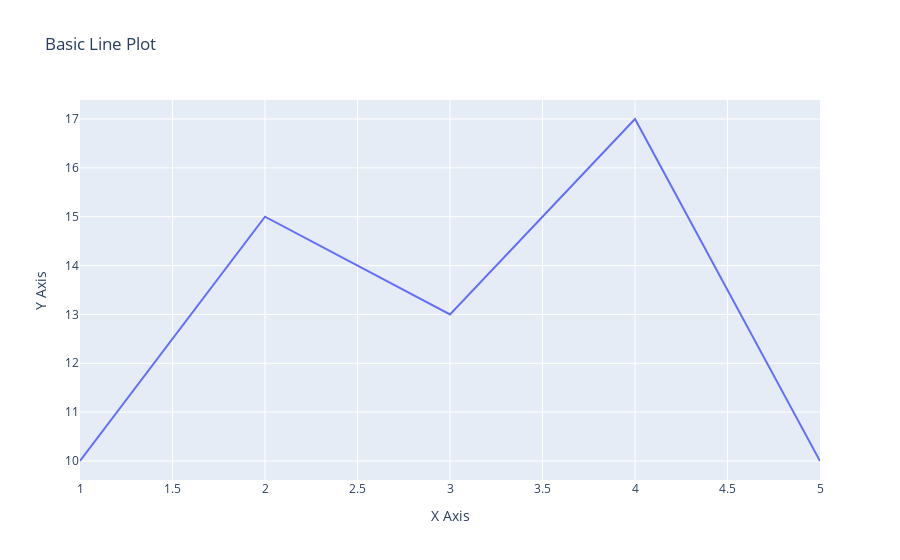

Write notebook code for a chart like this one.
### Markdown cell above
# Create Basic Plot
Use Plotly to create a basic line plot.

### Code cell
import plotly.graph_objs as go
import plotly.express as px

# Create a basic line plot using Plotly
x = [1, 2, 3, 4, 5]
y = [10, 15, 13, 17, 10]

# Create a figure
fig = go.Figure()

# Add a trace
fig.add_trace(go.Scatter(x=x, y=y, mode='lines', name='Line Plot'))

# Update layout
fig.update_layout(title='Basic Line Plot',
                  xaxis_title='X Axis',
                  yaxis_title='Y Axis')

# Show the plot
fig.show()

### Figure 1 — Plotly figure (JSON) as saved in the notebook; plotly's stock layout.template omitted (floating-point values rounded to 4 significant figures)
{"data": [{"mode": "lines", "name": "Line Plot", "type": "scatter", "x": [1, 2, 3, 4, 5], "y": [10, 15, 13, 17, 10]}], "layout": {"title": {"text": "Basic Line Plot"}, "xaxis": {"title": {"text": "X Axis"}}, "yaxis": {"title": {"text": "Y Axis"}}}}
